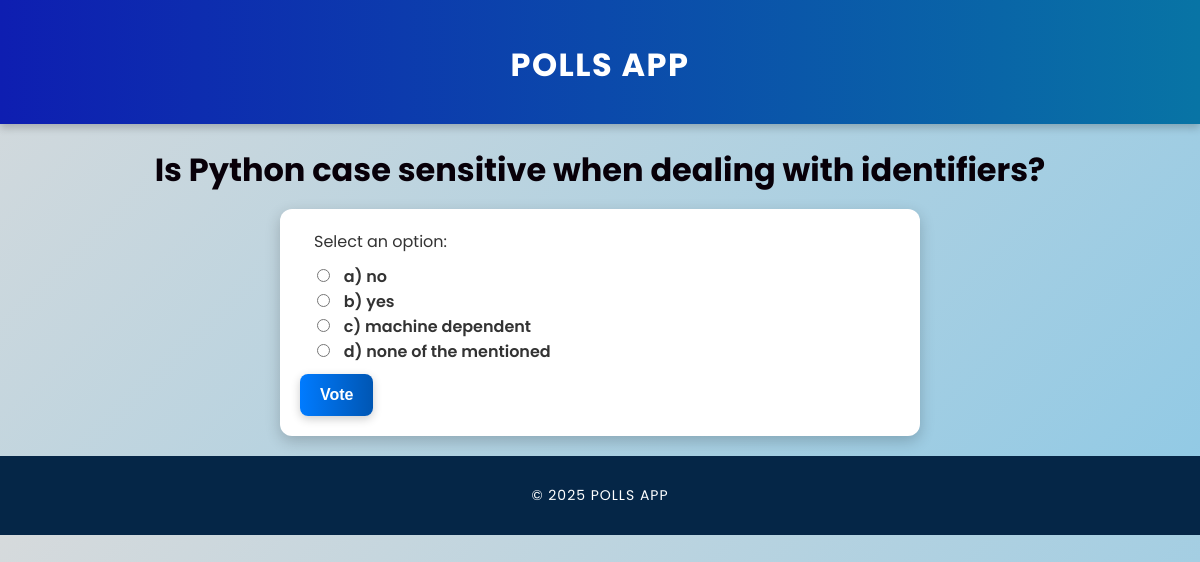
The page /polls/6/ on the database its author committed.
### polls/models.py (models this page shows, shortened)
class Question(models.Model):
    question_text = models.CharField(max_length=200)
    pub_date = models.DateTimeField("date published")

class Choice(models.Model):
    question = models.ForeignKey(Question, on_delete=models.CASCADE)
    choice_text = models.CharField(max_length=200)
    votes = models.IntegerField(default=0)

### polls/views.py (the view)
# urls.py: path("<int:question_id>/", views.detail, name="detail"),
def detail(request, question_id):
    question = get_object_or_404(Question, pk=question_id)
    return render(request, "polls/detail.html", {"question": question})

### polls/templates/polls/detail.html (shortened to what this page needs)
{% extends "polls/base.html" %}
{% block content %}
    <h1>{{ question.question_text }}</h1>
    <form action="{% url 'polls:vote' question.id %}" method="post">
        <fieldset>
            <legend>Select an option:</legend>
            {% for choice in question.choice_set.all %}
                <label>
                    <input type="radio" name="choice" value="{{ choice.id }}">
                    {{ choice.choice_text }}
                </label><br>
            {% endfor %}
        </fieldset>
        <button type="submit">Vote</button>
    </form>
{% endblock %}

### polls/static/polls/css/style.css (style rules this page uses)
body { font-family: 'Poppins', sans-serif; background: linear-gradient(135deg, #d6dadc, #8fc9e5); color: #333; margin: 0; padding: 0; text-align: center; }
h1 { color: #080009; font-size: 32px; margin-bottom: 15px; font-weight: 700; }
form { background: white; padding: 20px; border-radius: 12px; box-shadow: 0 5px 15px rgba(0, 0, 0, 0.2); width: 50%; display: inline-block; text-align: left; transition: all 0.3s ease-in-out; }
fieldset { border: none; padding: 10px; }
input[type="radio"] { margin-right: 10px; }
label { font-size: 16px; font-weight: 600; cursor: pointer; }
button, input[type="submit"] { background: linear-gradient(90deg, #007bff, #0056b3); color: white; border: none; padding: 12px 20px; border-radius: 8px; cursor: pointer; font-size: 16px; font-weight: bold; transition: all 0.3s ease-in-out; box-shadow: 0 3px 10px rgba(0, 0, 0, 0.2); }
h1, ul, form, .button { animation: fadeIn 0.6s ease-in-out; }

### rows shown on the page
Question: question_text "Is Python case sensitive when dealing with identifiers?"
Choice: choice_text "a) no"
Choice: choice_text "b) yes"
Choice: choice_text "c) machine dependent"
Choice: choice_text "d) none of the mentioned"
